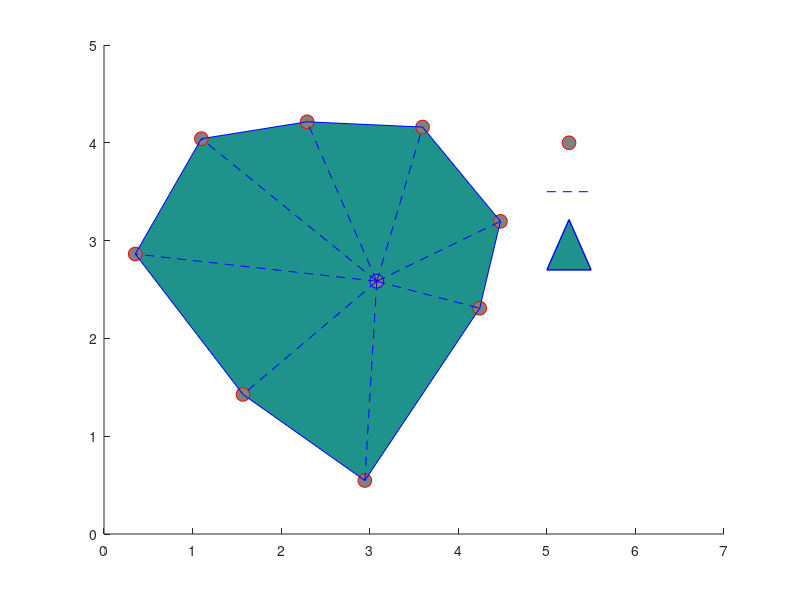

Write MATLAB code to recreate this figure.
x=[3.597 4.476 4.242 2.945  1.569 0.3528 1.099 2.293];
y=[4.161 3.197 2.308 0.5468 1.427 2.863  4.042 4.215];
o=[3.08 2.584];

figure(1);
hold off;
clear S
S.Vertices = [o;x' y';];
S.Faces = [1 2 3; 1 3 4; 1 4 5;1 5 6; 1 6 7; 1 7 8;1 8 9;1 9 2];
S.FaceVertexCData = [1; 1;1;1; 1;1;1;1];
S.FaceColor = 'flat';
S.EdgeColor = 'none';
patch(S)
hold on;
plot(o(1),o(2),'o',...    
    'MarkerSize',10,...
    'MarkerEdgeColor','b',...
    'MarkerFaceColor',[0.5,0.5,0.5])
axis([0 7 0 5]);
hold on;
plot(x,y,'o',...    
    'MarkerSize',10,...
    'MarkerEdgeColor','r',...
    'MarkerFaceColor',[0.5,0.5,0.5])

for i=1:8
    plot([o(1) x(i)],[o(2) y(i)],'--b') ;
end

for i=1:7
    plot([x(i+1) x(i)],[y(i+1) y(i)],'-b') ;
end
    plot([x(1) x(8)],[y(1) y(8)],'-b') ;
    
plot(5.25,4,'o',...    
    'MarkerSize',10,...
    'MarkerEdgeColor','r',...
    'MarkerFaceColor',[0.5,0.5,0.5])

plot([5 5.5],[3.5 3.5],'--b')

l=[5 2.7; 5.25 3.215;5.5 2.7];
clear S
S.Vertices = l;
S.Faces = [1 2 3];
S.FaceVertexCData = [1];
S.FaceColor = 'flat';
S.EdgeColor = 'b';
S.LineWidth=1;
patch(S)
    